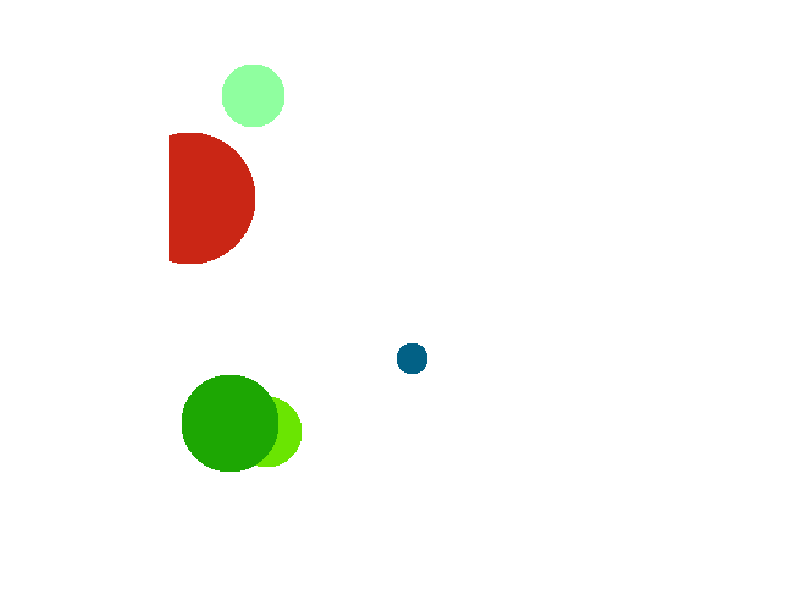

Write MATLAB code to recreate this figure. (Note: this script raises an error after producing the figure.)
% Yapay 1
x=zeros(80,50);
x(:,30:40)=1;
x(1:10,20:30)=1
x(11:20,10:20)=1
x(21:30,1:10)=1
x=im2bw(x);
imshow(x);

% RGB matris (Gök yüzü mavisi)
x=zeros(400,400,3);
red=0;
x(:,:,2)=200;
for i=1:40:361
    x(i:i+40,:,3)=red;
    red=red+25;
end
imshow(uint8(x))


% Çember oluşturulması x^2+y^2=r^2
x=uint8(255*ones(400,400,3));
imshow(x)

for i=1:400;
for j=1:400
if(i-200).^2+(j-200)^2<200.^2
x(i,j,1)=0;
x(i,j,2)=225;
end
end
end
imshow(x)

%Rastgele resim oluşturma

I=255*ones(400,400,3);
n=input('Rastgele daire sayısı');
for i=1:n
kx=fix(rand*400);
ky=fix(rand*400);
R=fix(rand*60);
r=fix(rand*256); g=fix(rand*256); b=fix(rand*256);
for i=1:400
for j=1:400
if(i-kx)^2+(j-ky)^2<R^2
I(i,j,1)=r;
I(i,j,2)=g;
I(i,j,3)=b;
end
end
end
end
imshow(uint8(I))
%
[a,b,c]=size(A);
imshow(A);figure
R=A(:,:,1);%Kırmızı
G=A(:,:,2);%yesil
B=A(:,:,3);%mavi bilesenleri
R=255-R;%Tümleyenleri
G=255-G;
B=255-B;
A(:,:,1)=R;%tümleyen değerlerden renkli resmin yeniden eldesi
A(:,:,2)=G;
A(:,:,3)=B;
imshow(A);figure
subplot(1,3,1)
imshow(R);title('R')
subplot(1,3,2)
imshow(G);title('G')
subplot(1,3,3)
imshow(B);title('B')
imshow(B);figure
A1R=uint8(ones(a,b,c));
A1R(:,:,1)=R;
A1R(:,:,2)=0;
A1R(:,:,3)=0;
subplot(1,3,1)
imshow(A1R)
A1G=uint8(ones(a,b,c));
A1G(:,:,2)=G;
A1G(:,:,1)=0;
A1G(:,:,3)=0;
subplot(1,3,2)
imshow(A1G)

%Resim büyütme-küçültme
A=imread('cameraman.tif');
A=imresize(A,10);%10 kat büyütme
imshow(A);
B=imresize(A,0.1);%10 kat küçültme
figure;
imshow(B);